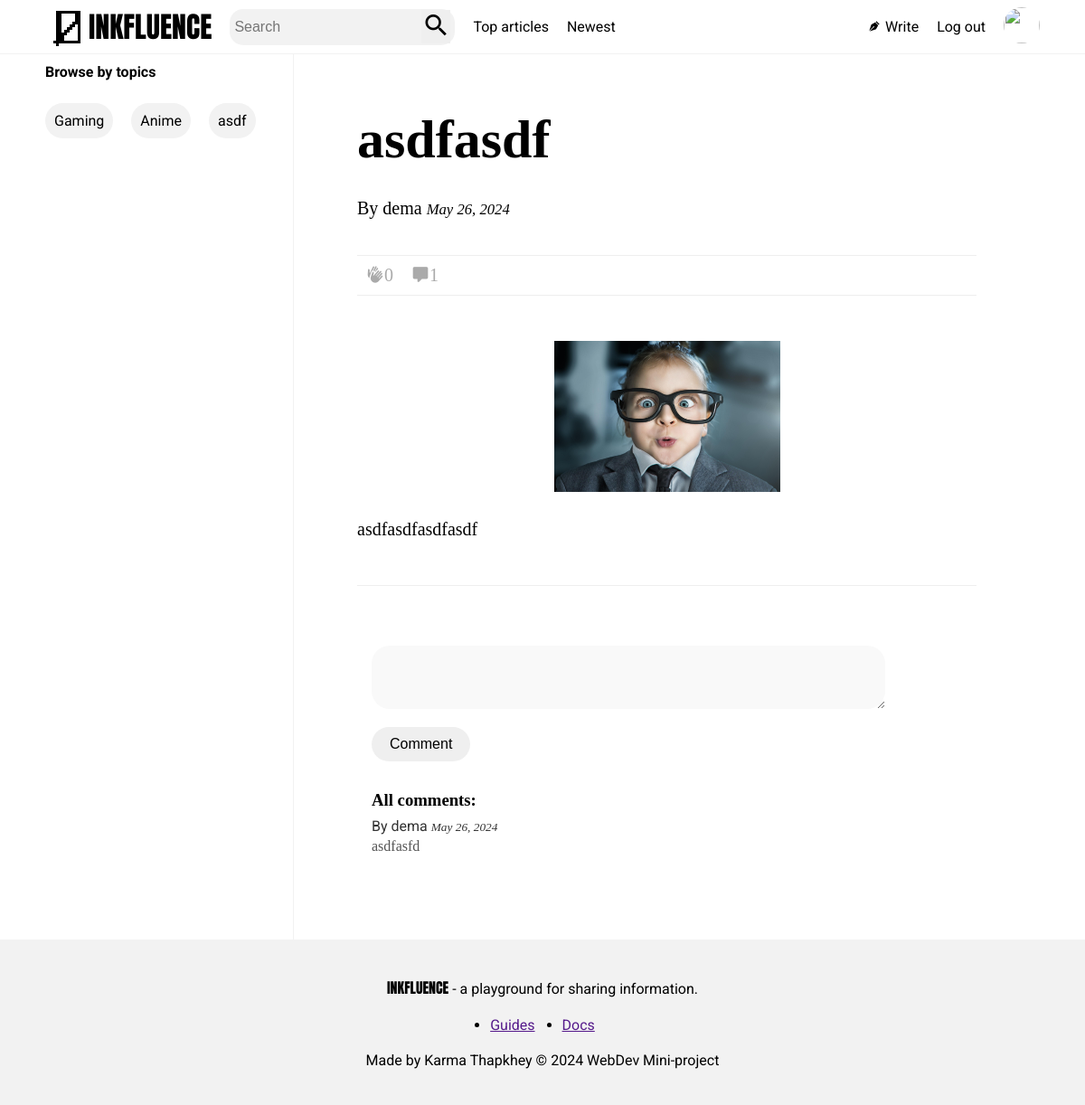
Page /article/26/ (signed in) on the committed database.
### main/models.py (models this page shows, shortened)
class Article(models.Model):
    user = models.ForeignKey(User, on_delete=models.CASCADE)
    title = models.CharField(max_length=300)
    body = RichTextUploadingField()
    image = models.ImageField(upload_to="images/", default=None)
    created_on = models.DateTimeField(auto_now_add=True)
    tags = TaggableManager(help_text="Select tag")
    no_of_claps = models.IntegerField(default=0)

class Comment(models.Model):
    article = models.ForeignKey(Article, on_delete=models.CASCADE, related_name='comments')
    username = models.CharField(max_length=100, blank=True, default=None)
    body = models.TextField()
    created = models.DateTimeField(auto_now_add=True)
    updated = models.DateTimeField(auto_now=True)
    class Meta:
        ordering = ['created']
        indexes = [
            models.Index(fields=['created']),
        ]

### main/views.py (the view, shortened to what this page needs)
# urls.py: path('article/<int:id>/', articleDetail, name="viewArticle"),
@login_required(login_url='login')
def articleDetail(request, id):
    article = Article.objects.get(id = id)
    comments = article.comments.all()
    form = CommentForm()
    tags = Tag.objects.all()
    comments = Comment.objects.filter(article = article)
    return render(request, 'article_detail.html', {'article':article, 'form':form, 'tags':tags, 'comments':comments})

### main/forms.py
class CommentForm(ModelForm):
    class Meta:
        model = Comment
        fields = ['body']

### main/templates/article_detail.html (shortened to what this page needs)
{% extends 'index.html' %}
{% block styles %}
{% load static %}
<link rel="stylesheet" href="{% static 'styles.css' %}">
{% endblock %}
{% block content %}
<div class="article-container">
    <div class="full-article">
        <h1 class="article-title">{{ article.title }}</h1>
        <span>By {{ article.user.username }} <i><small>{{ article.created_on|date:"F j, Y" }}</small></i></span>
        <div class="article-likes-comments">
            <a href="{% url 'likearticle' %}?article_id={{ article.id }}"><span class="mdi mdi-hand-clap"></span>{{ article.no_of_claps }}</a>
            <a href="#comments"><span class="mdi mdi-comment"></span>{{ article.comments.count }}</a>
        </div>
        <img src="{{ article.image.url }}" width="250px">
        {{ article.body|safe }}
    </div>
</div>
<div id="comment-form-container">
    <form method="post">
        {% if form %}
        <div class="comment-form">
            {% for field in form %}
            <div class="comment-form-field">
                {{ field }}
            </div>
            {% endfor %}
        </div>
        {% endif %}
        <button type="submit" class="submit-button">Comment</button>
    </form>
</div>
<div id="comments">
    {% if comments %}
    <h3>All comments: </h3>
    <ul class="comment-list">
        {% for comment in comments %}
        <li class="comment-item">
            <span class="comment-username">By {{ comment.username }} <i><small>{{ comment.created|date:"F j, Y"}}</small></i></span>
            <p class="comment-body">{{ comment.body }}</p>
        </li>
        {% endfor %}
    </ul>
    {% else %}
    <p class="no-comments">No comments yet. Be the first to comment!</p>
    {% endif %}
</div>
{% endblock %}

### main/templates/index.html (shortened to what this page needs)
<!DOCTYPE html>
<html lang="en">
<head>
    {% block styles %}
    {% load static %}
    {% endblock %}
    <link rel="stylesheet" href="https://cdn.jsdelivr.net/npm/@mdi/font@7.4.47/css/materialdesignicons.min.css">
</head>
<body>
    <header>
        <ul class="navbar">
            <li><a href="{% url 'home' %}"><svg xmlns="http://www.w3.org/2000/svg" viewBox="2 1 16 16" height="48px"><path d="M8,11H9V10H10V9H11V8H12V7H13V4H8ZM7,16H6V15H5V14H6V3H15V15H7ZM14,14V8H13V9H12V10H11V11H10V12H9V14Z"/></svg><p>INKFLUENCE</p></a></li>
            <li>
                <div class="search-bar">
                    <form action="{% url 'searchArticle' %}">
                        <input type="search" name="search" placeholder="Search">
                        <button type="submit" class="mdi mdi-magnify"></button>
                    </form>
                </div>
            </li>
            <li>
                <a href="{% url 'topArticles' %}">Top articles</a>
            </li>
            <li>
                <a href="{% url 'newArticles' %}">Newest</a>
            </li>
            <li><span class="mdi mdi-fountain-pen-tip"></span>
                <a href="{% url 'write' %}">Write</a>
            </li>
            <li>
                <a href="{% url 'logout' %}">Log out</a>
            </li>
            <li id="profileimg">
               <img src="{{ user_profile.profileimg.url }}">
            </li>
        </ul>
    </header>
    <div class="main">
        <div class="left-window">
            {% block left-window %}
            <div class="topics">
                <h4>Browse by topics</h4>
                <ul class="topics">
                    {% for article_tag in tags %}
                        <li>
                            <a href="{% url 'articlesByTag' %}?tag={{ article_tag }}">{{ article_tag }}</a>
                        </li>
                    {% endfor %}
                </ul>
            </div>
            {% endblock %}
        </div>
        <div class="main-content">
            {% block content %}
            {% load template_filters %}
            {% endblock %}
        </div>
    </div>
   <footer>
    <div><span>INKFLUENCE</span> - a playground for sharing information.</div>
    <div>
        <ul>
            <li><a href="">Guides</a></li>
            <li><a href="">Docs</a></li>
        </ul>
    </div>
    <div>Made by Karma Thapkhey &#169; 2024 WebDev Mini-project </div>
   </footer>

### main/static/styles.css (style rules this page uses)
* { padding: 0; margin: 0; box-sizing: border-box; }
body { height: 100vh; display: flex; flex-direction: column; }
.navbar { background-color: white; position: fixed; width: 100%; top: 0%; z-index: 2; display: flex; list-style: none; padding: 5px 50px 5px 50px; gap: 20px; border-bottom: 1px solid #F2F2F2; }
.navbar li { display: inline-block; align-self: center; font-family: "Roboto"; font-size: 16px; }
.navbar li:nth-child(1) a { display: flex; align-items: center; font-family: "Anton"; font-size: xx-large; }
.navbar li:nth-child(4) { margin-right: auto; }
.navbar a { text-decoration: none; color: black; }
.search-bar { border-radius: 15px; background-color: #F2F2F2; max-height: 40px; padding: 5px; }
.search-bar form { display: flex; align-items: center; max-height: 30px; }
.search-bar form button { font-size: xx-large; border: none; }
.search-bar input[type="search"] { font-size: 16px; background-color: #F2F2F2; border: none; }
.navbar li:nth-child(3) { display: flex; align-items: center; }
#profileimg img { width: 40px; height: 40px; border-radius: 50%; }
.main { flex: 1; display: flex; flex-direction: row; padding: 50px 50px 0 50px; }
.left-window { flex: 2; border-right: 1px solid #F2F2F2; font-family: Roboto; }
.topics { position: sticky; top: 60px; }
.topics h4 { padding: 10px 10px 10px 0; }
.topics ul { display: flex; flex-wrap: wrap; gap: 20px; padding: 15px 15px 15px 0; }
.topics li { list-style: none; background-color: #F2F2F2; padding: 10px; border-radius: 20px; }
.topics a { text-decoration: none; color: black; }
.main-content { flex: 5; display: flex; flex-direction: column; padding: 70px; font-family: Roboto; }
.article-container { font-family: Baskerville; border-bottom: 1px solid #eee; padding-bottom: 50px; margin-bottom: 50px; font-size: 20px; }
.full-article { display: flex; flex-direction: column; row-gap: 30px; width: 100%; }
.full-article img { align-self: center; }
.article-title { font-size: 60px; }
.article-likes-comments { display: flex; column-gap: 20px; padding: 10px; margin: 10px 0 20px 0; border-top: 1px solid #eee; border-bottom: 1px solid #eee; }
.article-likes-comments a { text-decoration: none; color: #aaa; }
#comment-form-container { max-width: 600px; padding: 1rem; border-radius: 8px; font-family: Arial, sans-serif; }
.comment-form { margin-bottom: 1rem; }
.comment-form-field { margin-bottom: 1rem; }
.comment-form-field textarea, .submit-button { display: inline-block; padding: 10px 20px; color: black; border: none; border-radius: 20px; font-size: 1rem; cursor: pointer; }
.comment-form-field textarea { background-color: #f9f9f9; width: 100%; max-height: 70px; }
#comments { font-family: Baskerville; max-width: 600px; padding: 1rem; border-radius: 8px; }
.comment-list { list-style-type: none; padding: 0; margin: 0; }
.comment-item { padding: 0.5rem 0; border-bottom: 1px solid #eee; }
.comment-item:last-child { border-bottom: none; }
.comment-username { font-weight: normal; font-family: Roboto; color: #333; }
.comment-username i { font-family: Baskerviller; font-weight: lighter; }
.comment-body { margin: 0.25rem 0 0 0; color: #555; }
footer { display: flex; flex-direction: column; border-top: 1px solid #F2F2F2; padding: 30px; font-family: Roboto; background-color: #F2F2F2; }
footer div { text-align: center; padding: 10px; }
footer div span { font-family: Anton; }
footer ul { display: flex; flex-direction: row; justify-content: center; column-gap: 30px; }

### rows in the picture
Tag: name "Gaming"
Tag: name "Anime"
Tag: name "asdf"
Article: title "asdfasdf", user.username "dema", created_on "May 26, 2024", no_of_claps "0", comments.count "1", image (picture), body "asdfasdfasdfasdf"
Comment: username "dema", created "May 26, 2024", body "asdfasfd"
